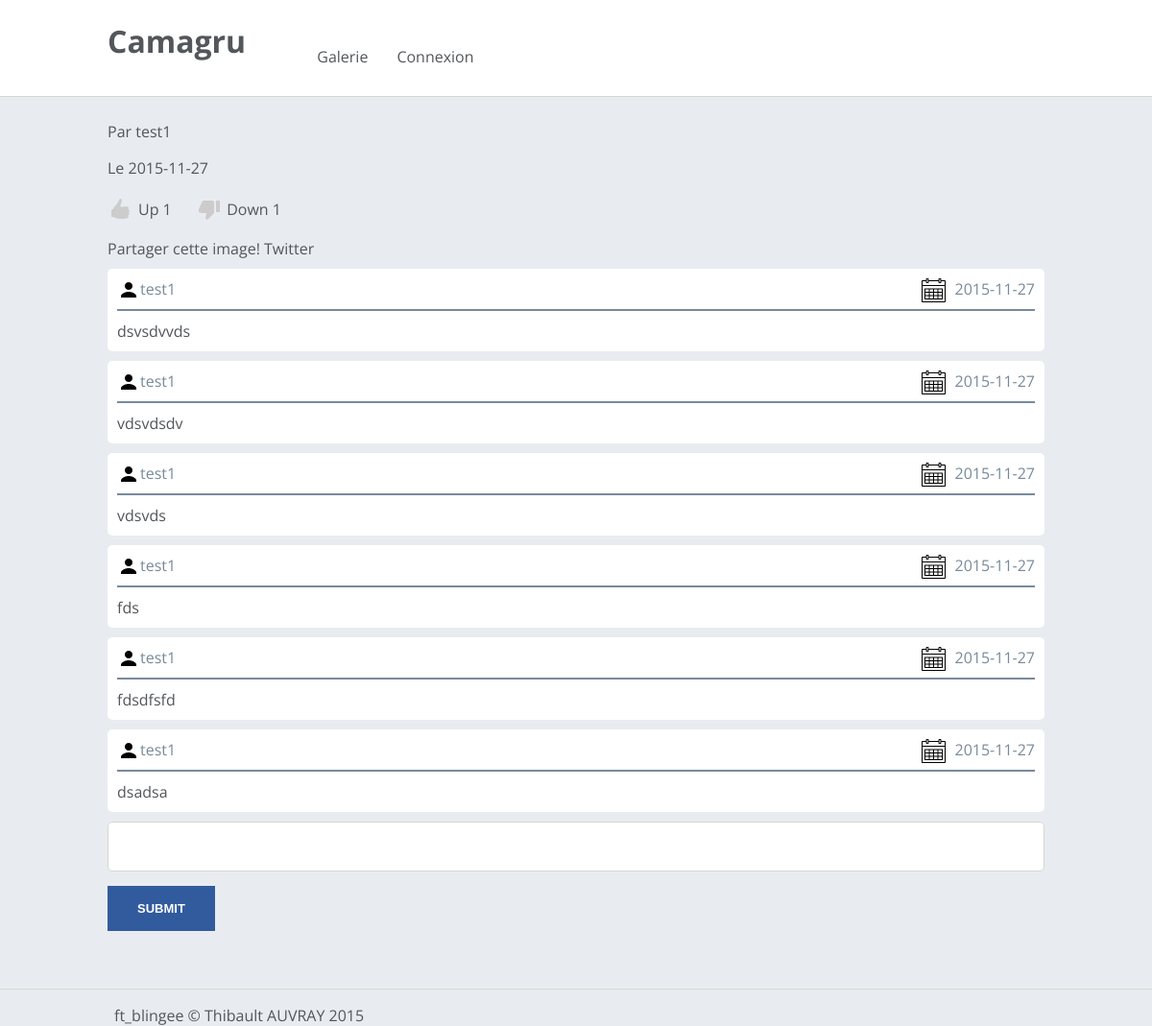
The page /commentaire.php?id=272 on the database its author committed.
### tables this page shows
CREATE TABLE IF NOT EXISTS `image` (
  `id` int(11) NOT NULL,
  `url_image` varchar(255) NOT NULL,
  `date` date NOT NULL,
  `id_users` int(11) NOT NULL
);

CREATE TABLE IF NOT EXISTS `users` (
  `id` int(11) NOT NULL,
  `mail` varchar(255) NOT NULL,
  `login` varchar(255) NOT NULL,
  `password` mediumtext NOT NULL,
  `cle` varchar(255) NOT NULL,
  `actif` int(10) NOT NULL
);

CREATE TABLE IF NOT EXISTS `commentaire` (
  `id` int(11) NOT NULL,
  `texte` text NOT NULL,
  `date` date NOT NULL,
  `id_image` int(11) NOT NULL,
  `id_users` int(11) NOT NULL
);

### commentaire.php (the view, shortened to what this page needs)
<?php
	require_once('templates/header.php');
	if (isset($_GET['id']))
	{
		$id = $_GET['id'];
		$req = $bdd->prepare('SELECT * FROM image INNER JOIN users ON users.id = image.id_users WHERE image.id = :id');
		$req->execute(array(
				'id' => $id
			));
		$resultat = $req->fetch();
		echo "<div class='single'>";
		?>
		<div class="info">
			<p class="auteur">Par <?php echo $resultat['login']?></p>
			<p class="date_img">Le <?php echo $resultat['date']?></p>
		</div>
		<div class="like">
			<div class="up">
	<a href="<?php echo  "commentaire.php?up=1&id=$id"; ?>"><img class="icon icons8-Thumb-Up" width="26" height="26">Up</a>
	<?php
		$req = $bdd->prepare('SELECT * FROM vote WHERE id_image = :id_image AND vote = :vote');
		$req->execute(array(
			'id_image' => $id,
			'vote' => 1
			));
		$res =  $req->rowCount();
		echo "<span class='count'>" . $res . "</span>";
	?>
	</div>
	<div class="up">
	<a href="<?php echo  "commentaire.php?down=-1&id=$id"; ?>"><img class="icon icons8-Thumbs-Down" width="24" height="24">Down</a>
		<?php
		$req = $bdd->prepare('SELECT * FROM vote WHERE id_image = :id_image AND vote = :vote');
		$req->execute(array(
			'id_image' => $id,
			'vote' => -1
			));
		$res =  $req->rowCount();
		echo "<span class='count'>" . $res . "</span>";
		echo "</div>";
		?>
		</div>
		<?php
                    $title=urlencode('Camagru');
                    $urle = "https://camagru.local.42.fr:8443/". $_SERVER['PHP_SELF'] . "?id=$id";
                    $url=urlencode($urle);
                    $image=urlencode('http://livemarketnews.com/dressfinity/skin/frontend/default/default/images/logo.jpg');
                ?>
                <a class="share" onClick="window.open('http://www.facebook.com/sharer.php?s=100&amp;p[title]=<?php echo $title;?>&amp;p[url]=<?php echo $url; ?>&amp;&p[images][0]=<?php echo $image;?>', 'sharer', 'toolbar=0,status=0,width=548,height=325');" target="_parent" href="javascript: void(0)">
                    Partager cette image!
                </a>
                <a target="_blank" title="Cliquez pour partager sur Tweeter" href="http://twitter.com/home?status=En train de lire <?php echo $urle?> via @camagru" class="share-twitter share-icon" via="wpchannel" rel="nofollow">Twitter</a>
		<div class="commentary">
			<?php
				$req = $bdd->prepare('SELECT * FROM commentaire INNER JOIN users ON users.id = commentaire.id_users WHERE id_image = :id_image');
				$req->execute(array(
					'id_image' => $_GET['id']));
				$resultats = $req->fetchAll();
				foreach ($resultats as $key => $value) {
					echo "<div class='comen'>";
					echo "<div class='topside'>";
					echo "<span class='login'> <img class='icon icons8-User' width='24' height='24'><span class='logine'>" . $value['login'] . "</span></span>";
					echo "<span class='date'><img class='icon icons8-Calendar' width='25' height='25'><span class='datee'>" . $value['date'] . "</span></span>";
					echo "</div>";
					echo "<span class='texte'>" . $value['texte'] . "</span>";
					echo "</div>";
				}
			?>
			<div class="answer">
				<form action="<?php echo $_SERVER['PHP_SELF']."?id=$id" ?>" method="post">
					<label for="message"></label><textarea type="text" name="message"> </textarea>
					<input type="submit" name="send" class="btn btn-default">
				</form>
			</div>
		</div>
		</div>
		<?php
	}
	else
	{
		echo "There are some problem";
	}
?>
<?php
	require_once('templates/footer.php');
?>
</body>
</html>

### templates/header.php (shortened to what this page needs)
<html>
<head>
	<link rel="stylesheet" href="css/main.css">
</head>
<body>
<div class="upside">
	<div class="wrapper">
		<h1 class="title"><a href="index.php">Camagru</a></h1>
		<ul class="menu">
			<li><a href="galerie.php?order=none">Galerie</a></li>
			<?php if (isset($_SESSION['login']) && !empty($_SESSION['login'])) {?>
			<li><a href="mine.php">Mes créations</a></li>
			<li><a href="deco.php">Deconnexion</a></li>
			<?php } else { ?>
			<li><a href="account.php">Connexion</a></li>
			<?php } ?>
		</ul>
	</div>
</div>
<div class="wrapper">

### templates/footer.php
</div>
<footer>
	<div class="wrapper">
		<p class="cop">ft_blingee © Thibault AUVRAY 2015</p>
	</div>
</footer>
</body>
</html>

### css/main.css (style rules this page uses)
ul li { list-style-type: none; float: left; }
html { height: 100%; }
body { margin: 0; padding: 0; font-family: 'Open Sans', Arial; background-color: #E8ECF0; color:#53565a; }
a { color: #53565a; }
.upside { background-color: #fff; height: 100px; border-bottom: 1px solid #d8d7d1; margin-bottom: 25px; }
.wrapper { width: 976px; padding-left: 1%; padding-right: 1%; margin: 0 auto; }
.title { color: #2b3c4d; font-family: 'Open Sans', sans-serif; display: inline-block; }
.menu { display: inline-block; margin-top: 36px; clear: both; }
.menu li { display: inline-block; height: 1px; float: left; list-style-type: none; margin-left: 30px; }
a { text-decoration: none; }
.menu li a { display: inline-block; list-style-type: none; padding-top: 10px; text-decoration: none; }
footer { margin-top: 30px; border-top: 1px solid #d8d7d1; clear: both; }
.btn { margin-bottom: 30px; margin-top: 30px; background-color: #315b9d; border: 2px solid #315b9d; color: #fff; border: 1px solid #315b9d; cursor: pointer; font-size: 13px; font-weight: 700; padding: 15px 30px; text-transform: uppercase; transition: all 0.3s ease 0s; }
.share { display: inline-block; margin-bottom: 10px; margin-top: 10px; }
.like { margin-bottom: 5px; }
.date img { float: left; }
.datee { margin-left: 10px; }
.comen { background-color: #fff; border-radius: 5px; margin-bottom: 10px; padding: 10px; }
textarea { border: 1px solid #d8d7d1; color: #798a9b; border-radius: 5px; padding: 10px; resize: none; width: 100%; }
.answer .btn { margin-top: 15px; }
.up { display: inline-block; width: 90px; }
.like { margin-top: 5px; }
.like a img { float: left; margin-bottom: 0; margin-right: 0; width: inherit; }
.up a { margin-left: 6px; }
.up img { float: left; }
.login img { float: left; }
.topside { color: #798a9b; border-bottom: 2px solid #798a9b; margin-bottom: 10px; padding-bottom: 10px; }
.date { float: right; }
.texte { display: inline-block; width: 100%; }
footer { padding-left: 14px; }

### rows shown on the page
image: id_users.login "test1", date "2015-11-27"
commentaire: id_users.login "test1", date "2015-11-27", texte "dsvsdvvds"
commentaire: id_users.login "test1", date "2015-11-27", texte "vdsvdsdv"
commentaire: id_users.login "test1", date "2015-11-27", texte "vdsvds"
commentaire: id_users.login "test1", date "2015-11-27", texte "fds"
commentaire: id_users.login "test1", date "2015-11-27", texte "fdsdfsfd"
commentaire: id_users.login "test1", date "2015-11-27", texte "dsadsa"

### other values the page prints
$res "1"
